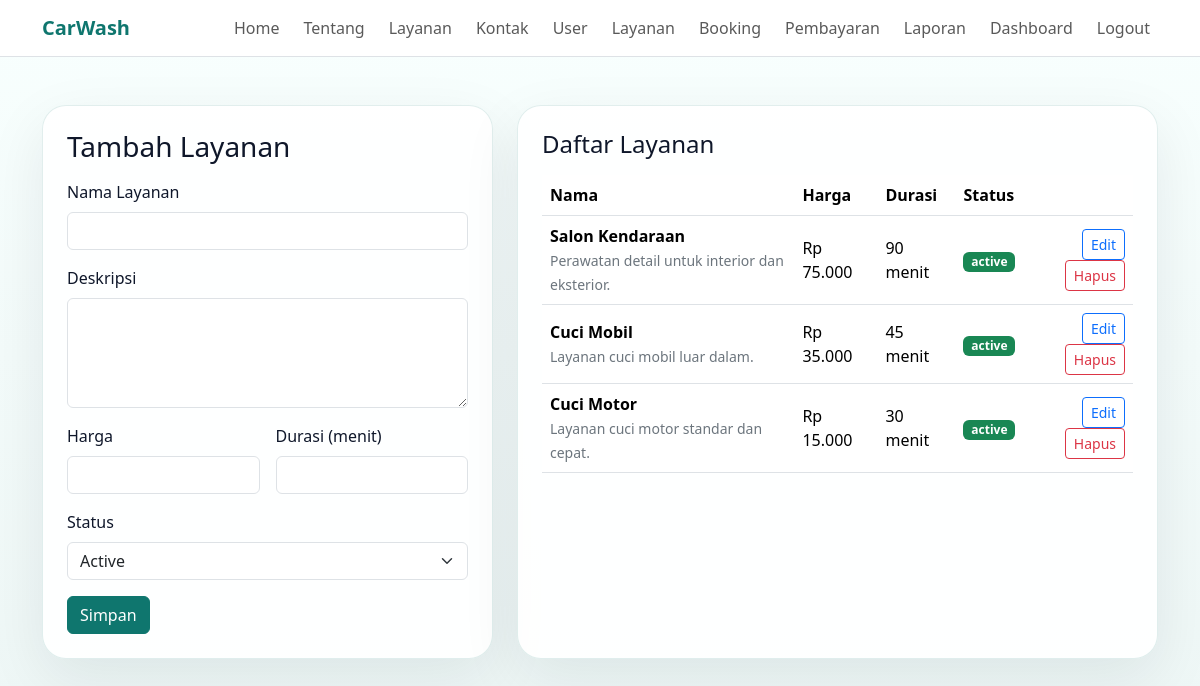
Screenshot of /admin/services.php (signed in) with the database file from the repository.
### tables this page shows
CREATE TABLE services (
  id INT AUTO_INCREMENT PRIMARY KEY,
  service_name VARCHAR(100) NOT NULL,
  description TEXT,
  price DECIMAL(12,2) NOT NULL,
  duration INT NOT NULL,
  status ENUM('active', 'inactive') NOT NULL DEFAULT 'active'
);

### config/app.php (called while the page is built, shortened)
<?php
function app_url(string $path = ''): string
{
    $normalizedPath = '/' . ltrim($path, '/');
    return rtrim(BASE_URL, '/') . $normalizedPath;
}

### admin/services.php (the view, shortened to what this page needs)
<?php
require __DIR__ . '/../config/database.php';
$editingService = null;
$serviceStatement = $pdo->query('SELECT id, service_name, description, price, duration, status FROM services ORDER BY id DESC');
$services = $serviceStatement->fetchAll();
require __DIR__ . '/../includes/header.php';
require __DIR__ . '/../includes/navbar.php';
?>
<main class="container py-5">
	<div class="row g-4">
		<div class="col-lg-5">
			<div class="content-card p-4 h-100">
				<h1 class="h3 mb-3"><?php echo $editingService ? 'Edit Layanan' : 'Tambah Layanan'; ?></h1>
				<form method="post" class="row g-3">
					<div class="col-12">
						<label class="form-label" for="service_name">Nama Layanan</label>
						<input class="form-control" type="text" id="service_name" name="service_name" value="<?php echo htmlspecialchars($editingService['service_name'] ?? ''); ?>" required>
					</div>
					<div class="col-12">
						<label class="form-label" for="description">Deskripsi</label>
						<textarea class="form-control" id="description" name="description" rows="4"><?php echo htmlspecialchars($editingService['description'] ?? ''); ?></textarea>
					</div>
					<div class="col-md-6">
						<label class="form-label" for="price">Harga</label>
						<input class="form-control" type="number" id="price" name="price" min="0" step="1" value="<?php echo htmlspecialchars((string) ($editingService['price'] ?? '')); ?>" required>
					</div>
					<div class="col-md-6">
						<label class="form-label" for="duration">Durasi (menit)</label>
						<input class="form-control" type="number" id="duration" name="duration" min="1" step="1" value="<?php echo htmlspecialchars((string) ($editingService['duration'] ?? '')); ?>" required>
					</div>
					<div class="col-12">
						<label class="form-label" for="status">Status</label>
						<select class="form-select" id="status" name="status">
							<option value="active" <?php echo (($editingService['status'] ?? 'active') === 'active') ? 'selected' : ''; ?>>Active</option>
						</select>
					</div>
					<div class="col-12 d-grid d-md-flex gap-2">
						<button class="btn btn-primary" type="submit"><?php echo $editingService ? 'Update' : 'Simpan'; ?></button>
					</div>
				</form>
			</div>
		</div>
		<div class="col-lg-7">
			<div class="content-card p-4 h-100">
				<h2 class="h4 mb-3">Daftar Layanan</h2>
				<?php if (empty($services)): ?>
					<div class="alert alert-info mb-0">Belum ada data layanan.</div>
				<?php else: ?>
					<div class="table-responsive">
						<table class="table align-middle">
							<thead>
								<tr>
									<th>Nama</th>
									<th>Harga</th>
									<th>Durasi</th>
									<th>Status</th>
									<th></th>
								</tr>
							</thead>
							<tbody>
								<?php foreach ($services as $service): ?>
									<tr>
										<td>
											<strong><?php echo htmlspecialchars($service['service_name']); ?></strong><br>
											<small class="text-secondary"><?php echo htmlspecialchars($service['description'] ?? ''); ?></small>
										</td>
										<td>Rp <?php echo number_format((float) $service['price'], 0, ',', '.'); ?></td>
										<td><?php echo (int) $service['duration']; ?> menit</td>
										<td><span class="badge <?php echo $service['status'] === 'active' ? 'text-bg-success' : 'text-bg-secondary'; ?>"><?php echo htmlspecialchars($service['status']); ?></span></td>
										<td class="text-end">
											<a class="btn btn-sm btn-outline-primary" href="<?php echo htmlspecialchars(app_url('admin/services.php?edit_service=' . (int) $service['id'])); ?>">Edit</a>
											<a class="btn btn-sm btn-outline-danger" href="<?php echo htmlspecialchars(app_url('admin/services.php?delete_service=' . (int) $service['id'])); ?>" onclick="return confirm('Hapus layanan ini?')">Hapus</a>
										</td>
									</tr>
								<?php endforeach; ?>
							</tbody>
						</table>
					</div>
				<?php endif; ?>
			</div>
		</div>
	</div>
</main>
<?php require __DIR__ . '/../includes/footer.php'; ?>

### assets/css/style.css (style rules this page uses)
:root { --brand: #0f766e; --brand-dark: #0b4f4a; --bg-soft: #f4fbfa; --text: #0f172a; }
body { color: var(--text); background: linear-gradient(180deg, #f8fffe 0%, #eef7f6 100%); }
.hero-card, .content-card, .auth-card { background: rgba(255, 255, 255, 0.9); border: 1px solid rgba(15, 118, 110, 0.12); border-radius: 24px; box-shadow: 0 20px 60px rgba(15, 23, 42, 0.08); }
.btn-primary { background: var(--brand); border-color: var(--brand); }

### rows the page displays
services: service_name "Salon Kendaraan", description "Perawatan detail untuk interior dan eksterior.", price "75.000", duration "90", status "active"
services: service_name "Cuci Mobil", description "Layanan cuci mobil luar dalam.", price "35.000", duration "45", status "active"
services: service_name "Cuci Motor", description "Layanan cuci motor standar dan cepat.", price "15.000", duration "30", status "active"
